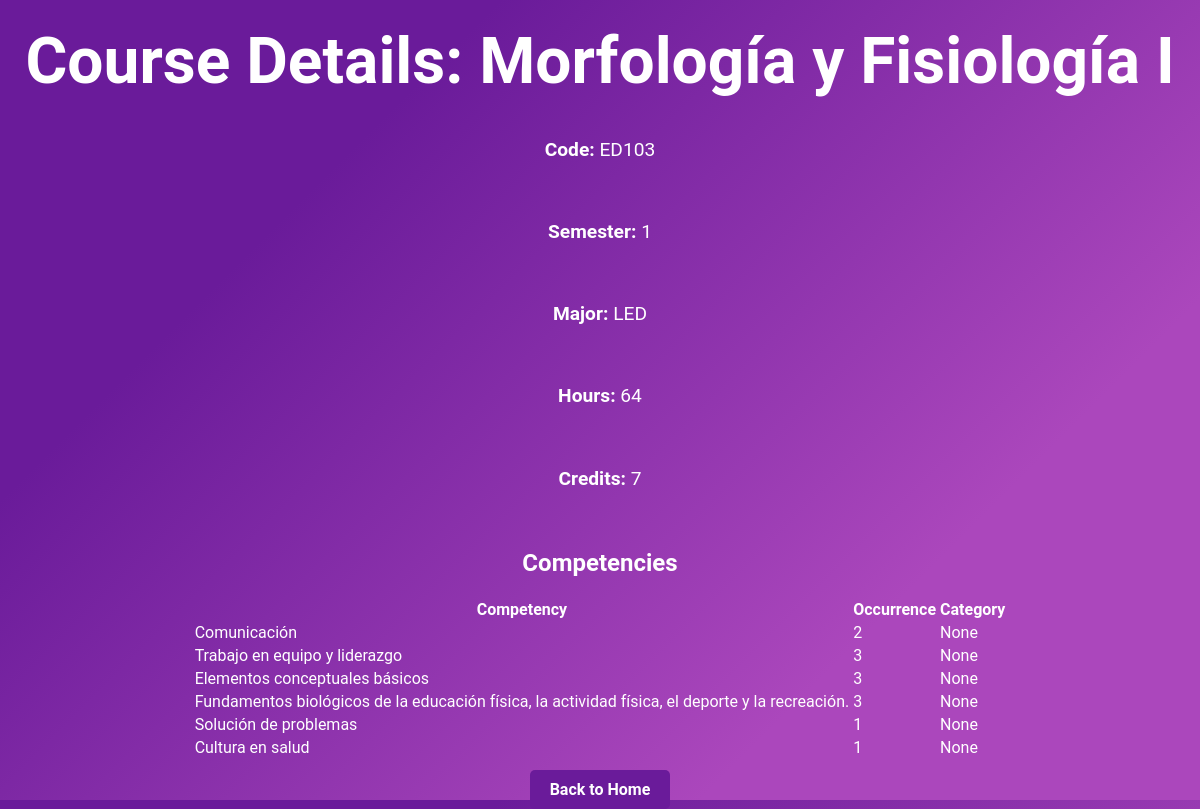
The page /courses/1/ on the database its author committed.
### courses/models.py (models this page shows, shortened)
class Course(models.Model):
    code = models.CharField(max_length=10)
    name = models.CharField(max_length=255)
    hours = models.IntegerField()
    credits = models.IntegerField()
    semester = models.CharField(max_length=20)
    major = models.CharField(max_length=255)
    competencies = models.ManyToManyField(Competency, through='CourseCompetency')

class CourseCompetency(models.Model):
    course = models.ForeignKey(Course, on_delete=models.CASCADE)
    competency = models.ForeignKey(Competency, on_delete=models.CASCADE)
    occurrence = models.IntegerField(default=1)

class Competency(models.Model):
    CATEGORY_CHOICES = [
        ('basic', 'Basic'),
        ('professional', 'Professional'),
        ('specific', 'Specific'),
    ]
    name = models.CharField(max_length=255)
    description = models.TextField(blank=True, null=True)
    category = models.CharField(max_length=20, choices=CATEGORY_CHOICES, blank=True, null=True)

### courses/views.py (the view)
# urls.py: path('<int:course_id>/', views.course_detail, name='course_detail'),
def course_detail(request, course_id):
    course = get_object_or_404(Course, id=course_id)
    competencies = CourseCompetency.objects.filter(course=course)
    return render(request, 'courses/course_detail.html', {'course': course, 'competencies': competencies})

### courses/templates/courses/course_detail.html (shortened to what this page needs)
<!DOCTYPE html>
<html>
<head>
    {% load static %}
    <link rel="stylesheet" type="text/css" href="{% static 'courses/css/home.css' %}">
</head>
<body>
    <h1>Course Details: {{ course.name }}</h1>
    <p><strong>Code:</strong> {{ course.code }}</p>
    <p><strong>Semester:</strong> {{ course.semester }}</p>
    <p><strong>Major:</strong> {{ course.major }}</p>
    <p><strong>Hours:</strong> {{ course.hours }}</p>
    <p><strong>Credits:</strong> {{ course.credits }}</p>
    <h2>Competencies</h2>
    <table>
        <tr>
            <th>Competency</th>
            <th>Occurrence</th>
            <th>Category</th>
        </tr>
        {% for course_competency in competencies %}
        <tr>
            <td>{{ course_competency.competency.name }}</td>
            <td>{{ course_competency.occurrence }}</td>
            <td>{{ course_competency.competency.category }}</td>
        </tr>
        {% empty %}
        <tr>
            <td colspan="3">No competencies</td>
        </tr>
        {% endfor %}
    </table>
    <a href="{% url 'home' %}" class="button">Back to Home</a>
</body>
</html>

### courses/static/courses/css/home.css (style rules this page uses)
body { font-family: 'Roboto', sans-serif; background-color: #f0f0f0; margin: 0; padding: 0; display: flex; flex-direction: column; justify-content: center; align-items: center; height: 100vh; background: linear-gradient(135deg, #6a1b9a 25%, #ab47bc 75%); color: #fff; transition: opacity 0.5s ease-out; }
h1 { color: #fff; text-align: center; font-size: 4em; margin-bottom: 20px; animation: fadeInDown 2s ease-in-out; }
p { font-size: 1.2em; text-align: center; margin-bottom: 40px; animation: fadeIn 3s ease-in-out; }
a { text-decoration: none; color: #fff; font-weight: bold; display: flex; align-items: center; }
.button { display: inline-block; padding: 10px 20px; margin: 10px; background-color: #6a1b9a; color: #fff; text-align: center; text-decoration: none; border-radius: 5px; transition: background-color 0.3s, transform 0.3s; }

### rows shown on the page
Course: name "Morfología y Fisiología I", code "ED103", semester "1", major "LED", hours "64", credits "7"
CourseCompetency: competency.name "Comunicación", occurrence "2", competency.category "None"
CourseCompetency: competency.name "Trabajo en equipo y liderazgo", occurrence "3", competency.category "None"
CourseCompetency: competency.name "Elementos conceptuales básicos", occurrence "3", competency.category "None"
CourseCompetency: competency.name "Fundamentos biológicos de la educación física, la actividad física, el deporte y la recreación.", occurrence "3", competency.category "None"
CourseCompetency: competency.name "Solución de problemas", occurrence "1", competency.category "None"
CourseCompetency: competency.name "Cultura en salud", occurrence "1", competency.category "None"
